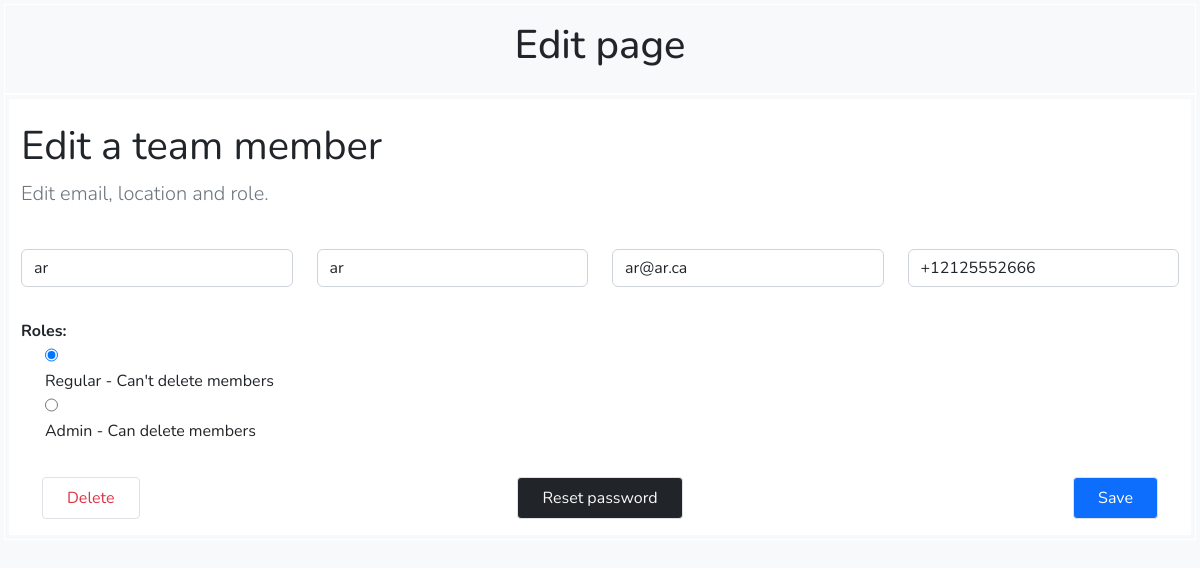
The page /edit/31 (signed in) on the database its author committed.
### users/models.py (models this page shows, shortened)
class CustomUser(AbstractBaseUser, PermissionsMixin):
    email = models.EmailField("Email address", unique=True)
    first_name = models.CharField("First name", max_length=150)
    last_name = models.CharField("Last name", max_length=150)
    phone_number = PhoneNumberField("Phone number", null=False, blank=False)
    ADMIN = "Admin"
    REGULAR = "Regular"
    TEAM_ROLES = [
        (ADMIN, "Can delete members"),
        (REGULAR, "Can't delete members"),
        ]
    team_role = models.CharField("Team Role",
        max_length=max([len(i[0]) for i in TEAM_ROLES]),
        choices=TEAM_ROLES,
        default=REGULAR,
    )
    is_staff = models.BooleanField(default=False)
    is_active = models.BooleanField(default=True)
    date_joined = models.DateTimeField(default=timezone.now)
    USERNAME_FIELD = "email"
    REQUIRED_FIELDS = [ ]
    objects = CustomUserManager()

### users/views.py (the view)
# urls.py: path('edit/<int:pk>', login_required(views.EditMemberView.as_view()), name='edit'),
class EditMemberView(generic.UpdateView):
    model = CustomUser
    form_class = CustomUserEditForm
    success_url = reverse_lazy("users:index")
    template_name = "users/form.html"
    def get_form_kwargs(self):
        kwargs = super(EditMemberView, self).get_form_kwargs()
        kwargs.update({'user': self.request.user})
        return kwargs

### users/templates/users/form.html (shortened to what this page needs)
{% extends 'base.html' %}
{% block header %}
{% if '/add' in request.path %}
Add page
{% else %}
Edit page
{% endif %}
{% endblock %}
{% block body %}
<div class="container bg-white">
    {% if '/add' in request.path %}
    {% include "base_header.html" with title="Add a team member" description="Set email, location and role." %}
    {% else %}
    {% include "base_header.html" with title="Edit a team member" description="Edit email, location and role." %}
    {% endif %}
    <form class="row fs-6" method="post">
        {% for field in form.visible_fields  %}
        {% if field.auto_id == 'id_password'%}
        {% comment %} Change password is in other form. {% endcomment %}
        {% comment %} {% elif field.auto_id == 'id_team_role' and user.team_role != 'Admin'%} {% endcomment %}
        {% comment %} Regular user can not change role. {% endcomment %}
        {% else %}
        <div class="col-lg-3 col-md-6 col-12 py-3">
            {% if field.auto_id == "id_team_role" %}
            <b>{{ field.label_tag }}</b>
            {% endif %}
            {{ field }}
        </div>
        {% endif %}
        {% endfor %}
        <div class="col-12">
            <div class="container">
                <div class="row py-3">
                    {% if 'add' in request.path or user.team_role != 'Admin' %}
                    {% comment %} Regular user can change his/her own password. {% endcomment %}
                    {% if object.email == user.email %}
                    <div class="col-6 text-center">
                        <button class="button border rounded-1 py-2 px-4 bg-secondary text-light" type="button" onclick="location.href='{% url 'users:change_password' %}';">Change password</button>
                    </div>
                    <div class="col-6 text-center">
                        <button class="button border rounded-1 py-2 px-4 bg-primary text-white" type="submit">Save</button>
                    </div>
                    {% comment %} Regular user can not change his/her own password. {% endcomment %}
                    {% else %}
                    <div class="col-12 text-end">
                        <button class="button border rounded-1 py-2 px-4 bg-primary text-white" type="submit">Save</button>
                    </div>
                    {% endif %}
                    {% else %}
                    {% if user.team_role == 'Admin' %}
                    <div class="col-4 text-start">
                        <button class="button border rounded-1 py-2 px-4 bg-white text-danger" type="button" onclick="location.href='{% url 'users:delete' object.id %}';">Delete</button>
                    </div>
                    {% if object.email != user.email %}
                    <div class="col-4 text-center">
                        <button class="button border rounded-1 py-2 px-4 bg-dark text-light" type="button" onclick="location.href='{% url 'users:reset_password' object.id %}';">Reset password</button>
                    </div>
                    {% else %}
                    {% comment %} Admin user can change his/her own password. {% endcomment %}
                    <div class="col-4 text-center">
                        <button class="button border rounded-1 py-2 px-4 bg-secondary text-light" type="button" onclick="location.href='{% url 'users:change_password' %}';">Change password</button>
                    </div>
                    {% endif %}
                    {% endif %}
                    <div class="col-4 text-end">
                        <button class="button border rounded-1 py-2 px-4 bg-primary text-white" type="submit">Save</button>
                    </div>
                    {% endif %}
                </div>
            </div>
        </div>
    </form>
</div>
{% endblock %}

### templates/base.html (style rules this page uses)
body { font-family: 'Nunito'; font-size: 48px; }

### rows shown on the page
CustomUser: visible_fields "ar" "ar" "ar@ar.ca" "+12125552666" "☑ Regular - Can't delete members ☐ Admin - Can delete members"

### other values the page prints
{{ title }} "Edit a team member"
{{ description }} "Edit email, location and role."
{{ field.label_tag }} "Roles:"
